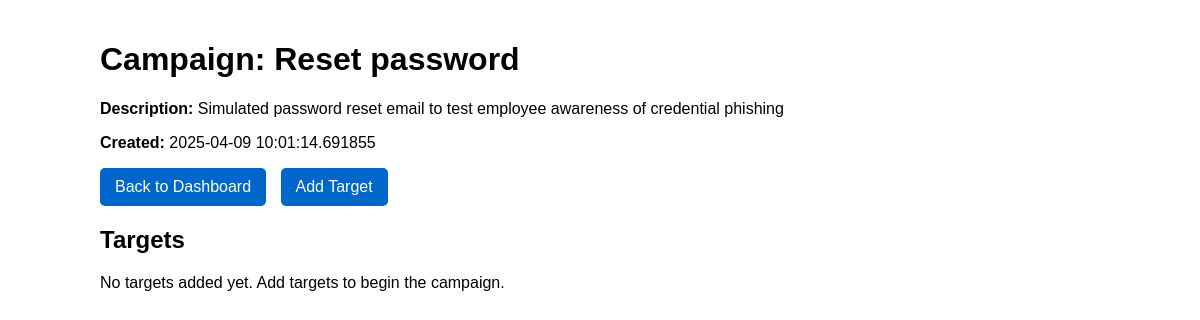
The app's page /admin/view_campaign/4266ba39-0e51-4dd8-b6cf-4383b2c9f98f, older data.
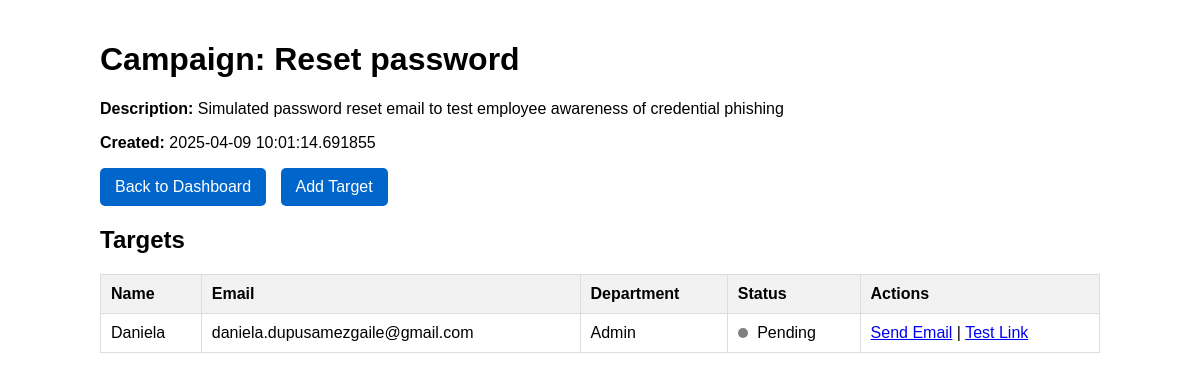
The same page, newer data.
### tables this page shows
CREATE TABLE campaigns (
        id TEXT PRIMARY KEY,
        name TEXT,
        description TEXT,
        template TEXT,
        created_at TIMESTAMP
    );

CREATE TABLE targets (
        id TEXT PRIMARY KEY,
        campaign_id TEXT,
        email TEXT,
        name TEXT,
        department TEXT,
        unique_token TEXT,
        FOREIGN KEY (campaign_id) REFERENCES campaigns (id)
    );

### app.py (the view)
@app.route('/admin/view_campaign/<campaign_id>')
def view_campaign(campaign_id):
    conn = sqlite3.connect(DB_PATH)
    conn.row_factory = sqlite3.Row
    cursor = conn.cursor()
    cursor.execute("SELECT * FROM campaigns WHERE id = ?", (campaign_id,))
    campaign = cursor.fetchone()
    cursor.execute("SELECT * FROM targets WHERE campaign_id = ?", (campaign_id,))
    targets = cursor.fetchall()
    for i, target in enumerate(targets):
        cursor.execute("""
            SELECT event_type, timestamp FROM events
            WHERE target_id = ?
            ORDER BY timestamp
        """, (target['id'],))
        events = cursor.fetchall()
        targets[i] = dict(target)
        targets[i]['events'] = events
    conn.close()
    return render_template('admin/view_campaign.html', campaign=campaign, targets=targets)

### templates/admin/view_campaign.html (shortened to what this page needs)
<!DOCTYPE html>
<html>
<head>
</head>
<body>
    <div class="container">
        <h1>Campaign: {{ campaign.name }}</h1>
        <p><strong>Description:</strong> {{ campaign.description }}</p>
        <p><strong>Created:</strong> {{ campaign.created_at }}</p>
        <a href="/admin" class="button">Back to Dashboard</a>
        <a href="/admin/add_target/{{ campaign.id }}" class="button">Add Target</a>
        <h2>Targets</h2>
        {% if targets %}
        <table>
            <tr>
                <th>Name</th>
                <th>Email</th>
                <th>Department</th>
                <th>Status</th>
                <th>Actions</th>
            </tr>
            {% for target in targets %}
            <tr>
                <td>{{ target.name }}</td>
                <td>{{ target.email }}</td>
                <td>{{ target.department }}</td>
                <td>
                    {% set opened = false %}
                    {% set clicked = false %}
                    {% set submitted = false %}
                    {% for event in target.events %}
                        {% if event.event_type == 'email_opened' %}
                            {% set opened = true %}
                        {% elif event.event_type == 'link_clicked' %}
                            {% set clicked = true %}
                        {% elif event.event_type == 'credentials_entered' %}
                            {% set submitted = true %}
                        {% endif %}
                    {% endfor %}
                    {% if submitted %}
                        <span class="status status-success"></span> Credentials Submitted
                    {% elif clicked %}
                        <span class="status status-pending"></span> Link Clicked
                    {% elif opened %}
                        <span class="status status-pending"></span> Email Opened
                    {% else %}
                        <span class="status status-none"></span> Pending
                    {% endif %}
                </td>
                <td>
                    <a href="/admin/send_email/{{ target.id }}">Send Email</a>
                    |
                    <a href="/login/{{ target.unique_token }}" target="_blank">Test Link</a>
                </td>
            </tr>
            {% endfor %}
        </table>
        {% else %}
        <p>No targets added yet. Add targets to begin the campaign.</p>
        {% endif %}
    </div>
</body>
</html>

### templates/admin/view_campaign.html (style rules this page uses)
body { font-family: Arial, sans-serif; margin: 0; padding: 20px; }
.container { max-width: 1000px; margin: 0 auto; }
table { width: 100%; border-collapse: collapse; margin-top: 20px; }
th, td { padding: 10px; text-align: left; border: 1px solid #ddd; }
th { background-color: #f2f2f2; }
.button { display: inline-block; padding: 10px 15px; background-color: #0066cc; color: white; text-decoration: none; border-radius: 5px; margin-right: 10px; }
.status { display: inline-block; width: 10px; height: 10px; border-radius: 50%; margin-right: 5px; }
.status-none { background-color: gray; }

Row changes from the older to the newer data that the page shows:
added targets: name "Daniela", email "daniela.dupusamezgaile@gmail.com", department "Admin"
Text that changed along with them:
text no longer shown: "No targets added yet. Add targets to begin the campaign."
text now shown: "Name Email Department Status Actions"
